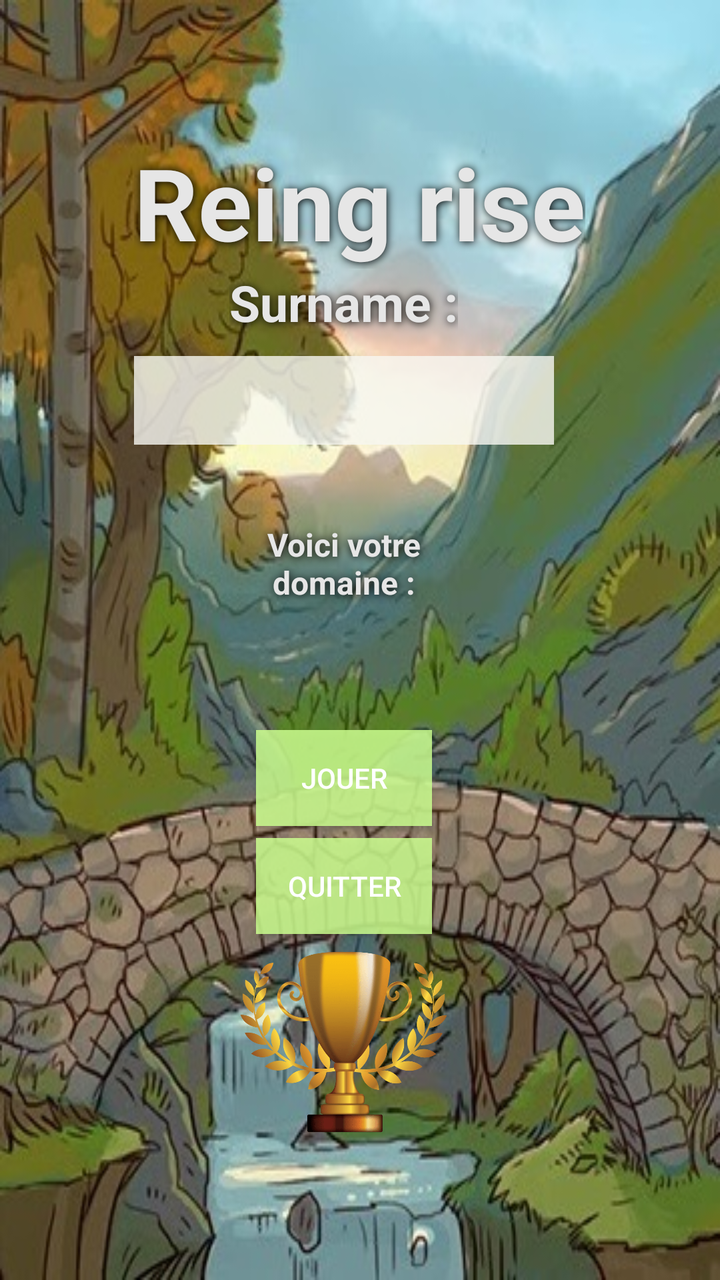
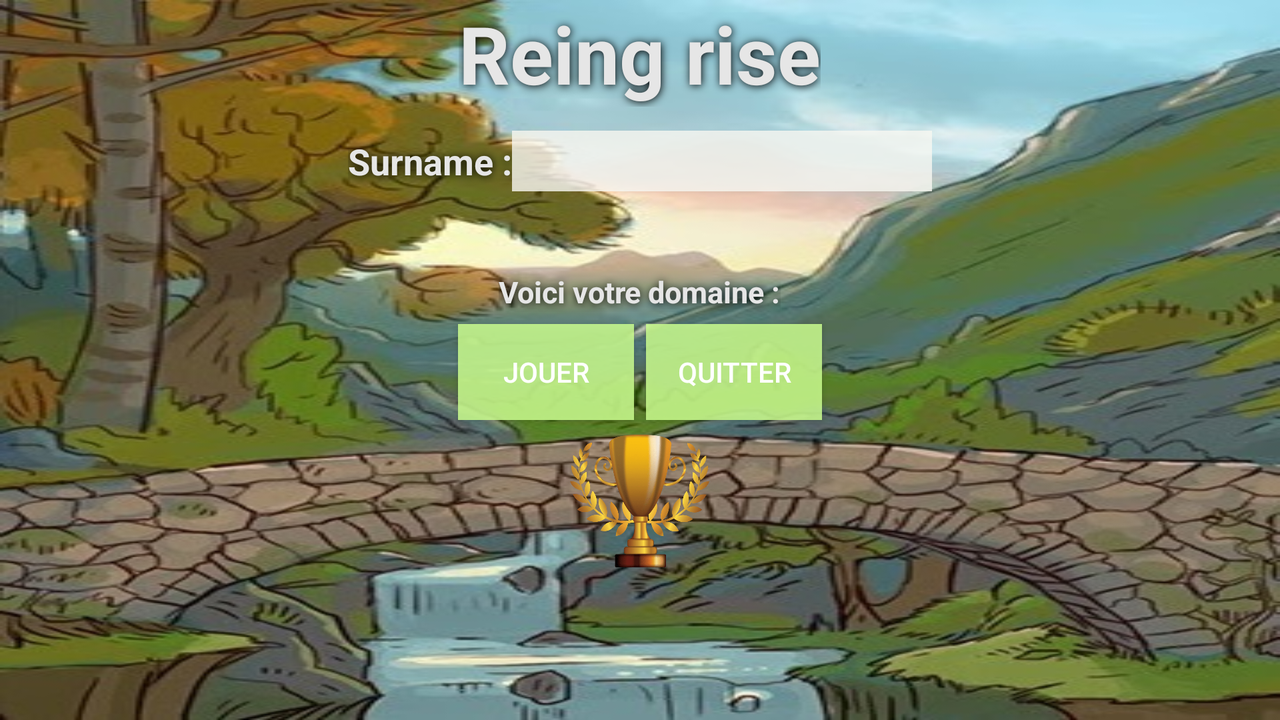

An Android layout and its configuration variant, each rendered on a device that would load it. The default file and the variant file are quoted in full after the pictures.
<!-- AndroidManifest.xml: application theme AppTheme -->
<!-- res/layout/activity_main.xml -->
<?xml version="1.0" encoding="utf-8"?>

<androidx.constraintlayout.widget.ConstraintLayout xmlns:android="http://schemas.android.com/apk/res/android"
    xmlns:tools="http://schemas.android.com/tools"
    android:layout_width="match_parent"
    android:layout_height="match_parent"
    xmlns:app="http://schemas.android.com/apk/res-auto"
    tools:context="iut.reignrise.projet.Vues.MainActivity"
    android:background="@drawable/background">
    <LinearLayout
        android:layout_width="match_parent"
        android:layout_height="wrap_content"
        android:gravity="left"
        app:layout_constraintTop_toTopOf="parent"
        android:layout_marginTop="10dp"
        android:layout_marginLeft="16dp">
        <ImageButton
            android:id="@+id/btnParametre"
            android:layout_width="46dp"
            android:layout_height="42dp"
            android:background="@color/transparent"
            android:src="@drawable/imagebtnparametre"
            android:scaleType="fitXY"
            android:onClick="clic" />
    </LinearLayout>
    <LinearLayout
        android:layout_width="match_parent"
        android:layout_height="match_parent"
        android:orientation="vertical"
        android:gravity="center">

        <LinearLayout
            android:layout_width="wrap_content"
            android:layout_height="wrap_content"
            android:orientation="vertical">
            <TextView
                android:id="@+id/idNomApp"
                android:layout_width="wrap_content"
                android:layout_height="wrap_content"
                android:text="@string/reing_rise"
                style="@style/titreActivity"
                android:textSize="50dp" />
            <LinearLayout
                android:layout_width="wrap_content"
                android:layout_height="wrap_content"
                android:orientation="vertical"
                android:gravity="center">
                <TextView
                    android:id="@+id/textViewSurname"
                    android:layout_width="wrap_content"
                    android:layout_height="wrap_content"
                    android:text="@string/textViewsurname"
                    style="@style/text"
                    android:textSize="25dp"/>
                <EditText
                    android:id="@+id/editTextSurname"
                    android:layout_width="wrap_content"
                    android:layout_height="wrap_content"
                    android:ems="10"
                    style="@style/editeText"
                    android:padding="10dp"
                    android:layout_marginBottom="10dp"
                    android:layout_marginTop="10dp"/>
                <TextView
                    android:layout_width="match_parent"
                    android:layout_height="match_parent"
                    android:id="@+id/textErreur"
                    style="@style/erreur"
                    android:textColor="@color/lightGrey"/>
                <LinearLayout
                    android:layout_width="150dp"
                    android:layout_height="wrap_content"
                    android:orientation="vertical">
                    <TextView
                        android:id="@+id/textViewAdresse"
                        android:layout_width="match_parent"
                        android:layout_height="wrap_content"
                        style="@style/text"
                        android:text="@string/votreDomaine"
                        android:gravity="center"
                        android:textSize="16sp"/>
                    <TextView
                    android:id="@+id/textAdresse"
                    android:layout_width="match_parent"
                    android:layout_height="60dp"
                    style="@style/text"
                    android:gravity="center"
                    android:textSize="16sp"/>
                </LinearLayout>
                <Button
                    android:id="@+id/buttonJouer"
                    android:layout_width="wrap_content"
                    android:layout_height="wrap_content"
                    android:onClick="clic"
                    style="@style/button"
                    android:text="@string/btnJouer" />
                <Button
                    android:id="@+id/buttonQuitter"
                    android:layout_width="wrap_content"
                    android:layout_height="wrap_content"
                    android:onClick="clic"
                    style="@style/button"
                    android:text="@string/msgQuitter" />
                <ImageButton
                    android:id="@+id/btnScores"
                    android:layout_width="111dp"
                    android:layout_height="102dp"
                    android:background="@color/transparent"
                    android:src="@drawable/trophe"
                    android:scaleType="fitXY"
                    android:onClick="clic"/>
            </LinearLayout>
        </LinearLayout>
    </LinearLayout>
</androidx.constraintlayout.widget.ConstraintLayout>
<!-- resources referenced by this layout -->
<resources>
  <color name="lightGrey">#e6e6e6</color>
  <color name="transparent">#00FFFFFF</color>
  <!-- drawable background: jpg bitmap (drawable, 77232 bytes) -->
  <!-- drawable trophe: jpg bitmap (drawable, 56215 bytes) -->
  <string name="btnJouer">Jouer </string>
  <string name="msgQuitter">Quitter </string>
  <string name="reing_rise">Reing rise </string>
  <string name="textViewsurname">Surname : </string>
  <string name="votreDomaine">Voici votre domaine : </string>
  <style name="button">
          <item name="android:textColor">@color/white</item>
          <item name="android:shape">rectangle</item>
          <item name="android:background">#D7CCFF90</item>
          <item name="android:layout_margin">3dp</item>
      </style>
  <style name="editeText" parent="backgroundDefault">
          <item name="android:gravity">center</item>
          <item name="android:background">#CDF8F8F2</item>
      </style>
  <style name="erreur">
          <item name="android:padding">5dp</item>
      </style>
  <style name="text" parent="contoure">
          <item name="android:textColor">@color/lightGrey</item>
      </style>
  <style name="titreActivity" parent="contoure">
          <item name="android:textColor">@color/lightGrey</item>
      </style>
  <style name="AppTheme" parent="Theme.AppCompat.Light.DarkActionBar">
          
          <item name="colorPrimary">@color/colorPrimary</item>
          <item name="colorPrimaryDark">@color/colorPrimaryDark</item>
          <item name="colorAccent">@color/colorAccent</item>
      </style>
  <color name="white">#fff</color>
  <style name="backgroundDefault">
          <item name="android:background">@color/white</item>
      </style>
  <style name="contoure">
          <item name="android:textStyle">bold</item>
          <item name="android:shadowColor">@color/black</item>
          <item name="android:color">@color/black</item>
          <item name="android:shadowDx">0.5</item>
          <item name="android:shadowDy">0.5</item>
          <item name="android:shadowRadius">10</item>
      </style>
  <color name="colorPrimary">#008577</color>
  <color name="colorPrimaryDark">#00574B</color>
  <color name="colorAccent">#D81B60</color>
  <color name="black">#000000</color>
</resources>
<!-- res/layout-land/activity_main.xml (the repository's variant of the layout above) -->
<!-- drawn on the phone turned sideways -->
<?xml version="1.0" encoding="utf-8"?>

<androidx.constraintlayout.widget.ConstraintLayout xmlns:android="http://schemas.android.com/apk/res/android"
    xmlns:tools="http://schemas.android.com/tools"
    android:layout_width="match_parent"
    android:layout_height="match_parent"
    xmlns:app="http://schemas.android.com/apk/res-auto"
    tools:context="iut.reignrise.projet.Vues.MainActivity"
    android:background="@drawable/background">
    <LinearLayout
        android:layout_width="match_parent"
        android:layout_height="match_parent"
        app:layout_constraintTop_toTopOf="parent"
        app:layout_constraintBottom_toBottomOf="parent"
        android:orientation="vertical">
        <RelativeLayout
            android:layout_width="match_parent"
            android:layout_height="wrap_content"
            android:layout_marginBottom="10dp">
            <LinearLayout
                android:layout_width="match_parent"
                android:layout_height="wrap_content"
                android:gravity="left"
                android:layout_marginTop="10dp"
                android:layout_marginLeft="16dp">
                <ImageButton
                    android:id="@+id/btnParametre"
                    android:layout_width="46dp"
                    android:layout_height="42dp"
                    android:background="@color/transparent"
                    android:src="@drawable/imagebtnparametre"
                    android:scaleType="fitXY"
                    android:onClick="clic" />
            </LinearLayout>
            <LinearLayout
                android:layout_width="match_parent"
                android:layout_height="wrap_content"
                android:gravity="center">
                <TextView
                    android:id="@+id/idNomApp"
                    android:layout_width="wrap_content"
                    android:layout_height="wrap_content"
                    android:text="@string/reing_rise"
                    style="@style/titreActivity"
                    android:textSize="40dp" />
            </LinearLayout>
        </RelativeLayout>
        <LinearLayout
            android:layout_width="match_parent"
            android:layout_height="wrap_content"
            android:orientation="vertical"
            android:gravity="center">
            <LinearLayout
                android:layout_width="match_parent"
                android:layout_height="wrap_content"
                android:gravity="center"
                android:orientation="horizontal">
                <TextView
                    android:id="@+id/textViewSurname"
                    android:layout_width="wrap_content"
                    android:layout_height="wrap_content"
                    android:text="@string/textViewsurname"
                    style="@style/text"
                    android:textSize="18dp"/>
                <EditText
                    android:id="@+id/editTextSurname"
                    android:layout_width="wrap_content"
                    android:layout_height="wrap_content"
                    android:ems="10"
                    android:textSize="18dp"
                    style="@style/editeText"
                    android:padding="3dp"
                    android:layout_marginBottom="2dp"
                    android:layout_marginTop="2dp"/>
            </LinearLayout>
            <TextView
                android:layout_width="wrap_content"
                android:layout_height="wrap_content"
                android:id="@+id/textErreur"
                android:gravity="center"
                style="@style/erreur"
                android:layout_margin="3dp"
                android:textColor="@color/lightGrey"/>
            <LinearLayout
                android:layout_width="match_parent"
                android:layout_height="wrap_content"
                android:gravity="center"
                android:layout_margin="3dp"
                android:orientation="horizontal">
                <TextView
                    android:id="@+id/textViewAdresse"
                    android:layout_width="wrap_content"
                    android:layout_height="wrap_content"
                    style="@style/text"
                    android:text="@string/votreDomaine"
                    android:textSize="15sp"/>
                <TextView
                    android:id="@+id/textAdresse"
                    android:layout_width="wrap_content"
                    android:layout_height="wrap_content"
                    style="@style/text"
                    android:textSize="15sp"/>

            </LinearLayout>
            <LinearLayout
                android:layout_width="match_parent"
                android:layout_height="wrap_content"
                android:gravity="center"
                android:orientation="horizontal">
                <Button
                    android:id="@+id/buttonJouer"
                    android:layout_width="wrap_content"
                    android:layout_height="wrap_content"
                    android:onClick="clic"
                    style="@style/button"
                    android:text="@string/btnJouer" />
                <Button
                    android:id="@+id/buttonQuitter"
                    android:layout_width="wrap_content"
                    android:layout_height="wrap_content"
                    style="@style/button"
                    android:onClick="clic"
                    android:text="@string/msgQuitter" />
            </LinearLayout>


            <ImageButton
                android:id="@+id/btnScores"
                android:layout_width="75dp"
                android:layout_height="75dp"
                android:background="@color/transparent"
                android:src="@drawable/trophe"
                android:scaleType="fitXY"
                android:onClick="clic" />
        </LinearLayout>
    </LinearLayout>
</androidx.constraintlayout.widget.ConstraintLayout>
